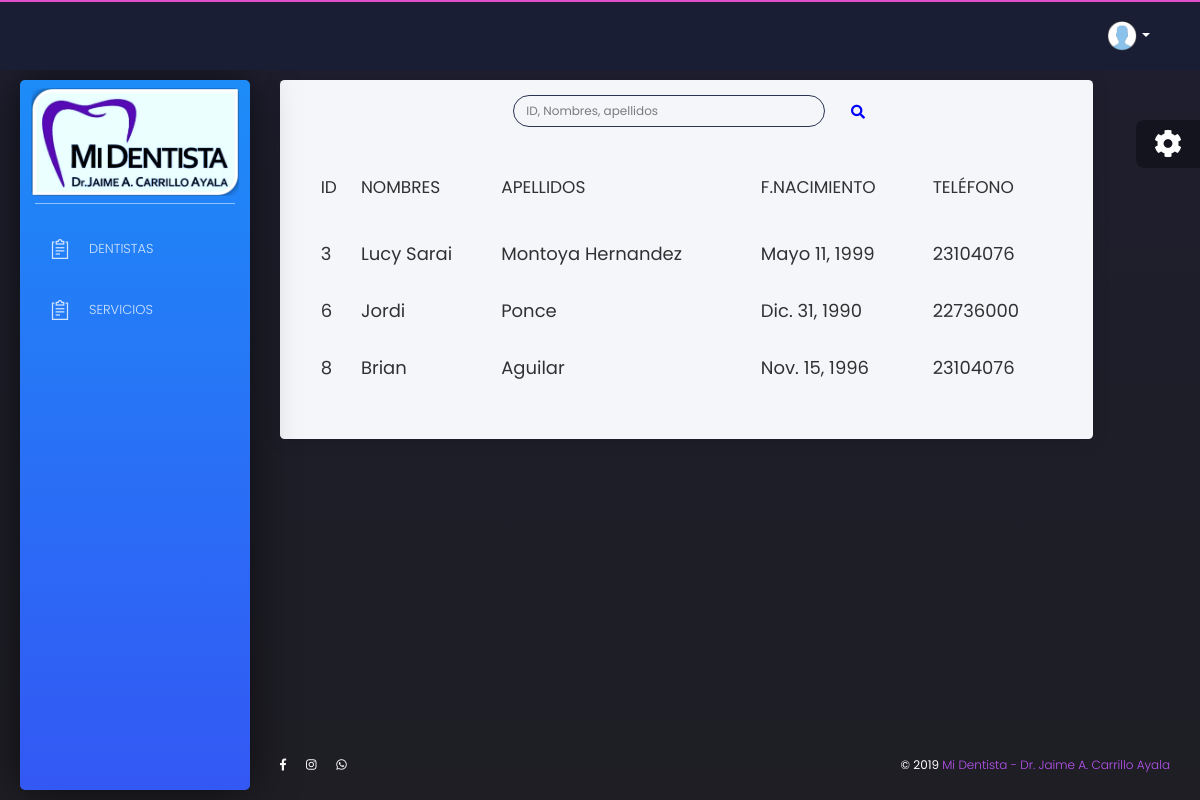
The page /core/pacientes3 on the database as committed earlier.
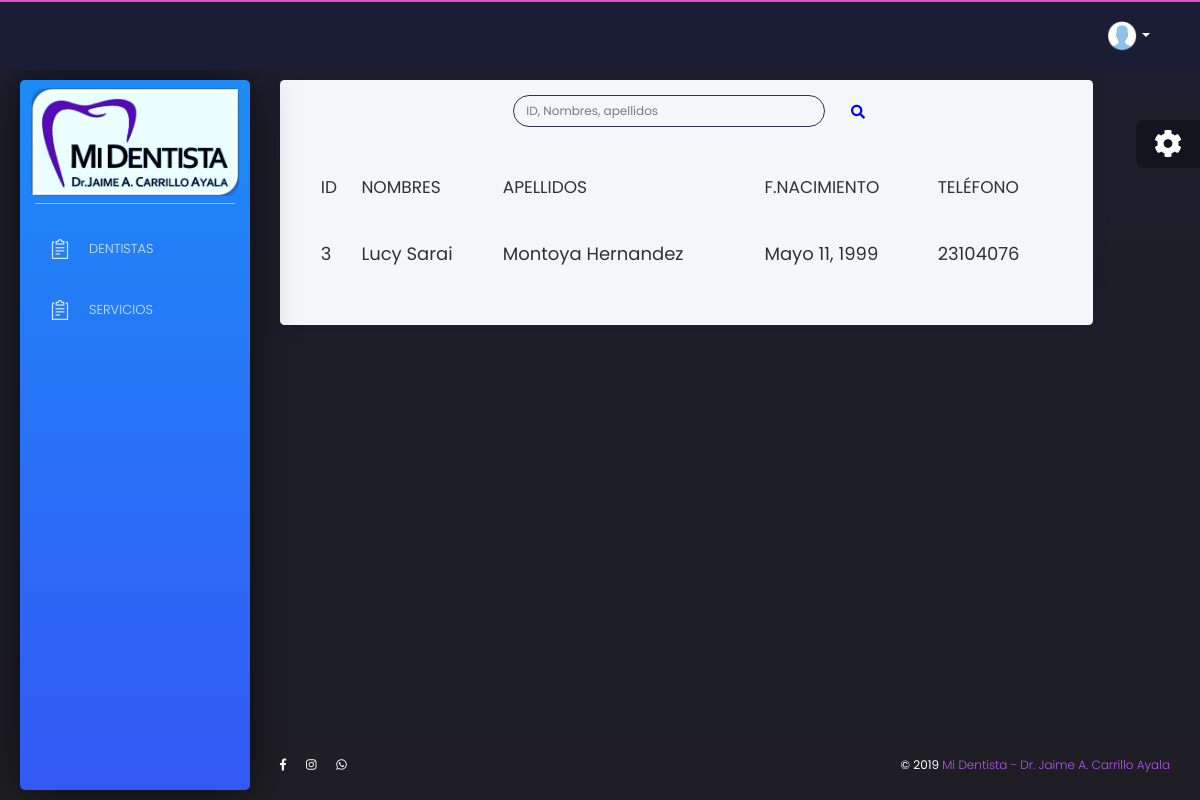
The same page on the database as committed later.
### core/models.py (models this page shows, shortened)
class Paciente(models.Model):
    id = models.AutoField(primary_key=True)
    nombres = models.CharField(max_length=64)
    apellidos = models.CharField(max_length=64)
    nacimiento = models.DateField()
    telefono = models.CharField(max_length=8)
    foto = models.ImageField(upload_to='patient/%Y/%m/%D/', null=True, blank=True)
    edad = models.IntegerField(default=0)
    alergias = models.ManyToManyField(Medicamento,  blank=True)
    correo = models.EmailField(blank=True, null=True)

### core/views.py (the view)
# urls.py: path('pacientes3', PacienteList3.as_view(), name = 'pacientes3'),
class PacienteList3(LoginRequiredMixin, ListView):
    model = Paciente
    template_name = 'core/paciente3_list.html'
    def get_queryset(self):
        busqueda = self.request.GET.get('buscador', '')
        print(busqueda)
        if busqueda:
            queryset = Paciente.objects.filter(nombres__istartswith = busqueda)|Paciente.objects.filter(apellidos__istartswith = busqueda)|Paciente.objects.filter(id__istartswith = busqueda)
            return queryset
        else:
            queryset = Paciente.objects.all()
            return queryset
    def get_context_data(self, **kwargs):
        context = super().get_context_data(**kwargs)
        context['dentista_list'] = Dentista.objects.all()
        return context

### core/templates/core/paciente3_list.html (shortened to what this page needs)
{% extends 'core/base.html' %}
{% load static %}
{% block content %}
<div class="content">
    <div class="row">
        <div class="col-md-11">
			    <div class="card white-content">
            <div class="card-header">
              <div class="row">
                <div class="col-md-3">
                </div>
                <div class="col-md-8">
                  <div class="container">
                    <form class = '' methot = 'get'>
                        <div class = 'row'>
                          <div class = 'col-8 col-lg-8'>
                            <input class="form-control" type="search" name='buscador' id='inputPasword' placeholder='ID, Nombres, apellidos'></button>
                          </div>
                          <div>
                            <button class="btn btn-link" type="submit"><i class="fas fa-search" style= "color:blue"></i></button>
                          </div>
                        </div>
                    </form>
                  </div>
                </div>
                <div class="col-md-3">
                </div>
              </div>
            </div>
				    <div class="card-body">
					    <div class="table-responsive">
                <table class="table tablesorter " id="">
                  <thead class=" text-primary">
                      <th>
                      </th>
                      <th>
                        <h4>Id</h4>
                      </th>
                      <th>
                        <h4>Nombres</h4>
                      </th>
                       <th>
                        <h4>Apellidos</h4>
                      </th>
                       <th>
                        <h4>F.Nacimiento</h4>
                      </th>
                       <th>
                        <h4>Teléfono</h4>
                      </th>
                      <th>
                      </th>
                  </thead>
                  <tbody>
                    {% for paciente in paciente_list|dictsort:'id' %}
                      <tr id={{paciente.id}} onMouseOver="ResaltarFila({{paciente.id}});" onMouseOut="RestablecerFila({{paciente.id}}, '')" onClick="CrearEnlace('{% url 'core:expediente' paciente.id|slugify %}');">
                            <td>
                            </td>
                            <td >
                              <p><b><font size="4">{{paciente.id}}</font></b></p>
                            </td>
                            <td >
                              <p><b><font size="4">{{paciente.nombres}}</font></b></p>
                            </td>
                            <td >
                              <p><b><font size="4">{{paciente.apellidos}}</font></b></p>
                            </td>
                            <td >
                              <p><b><font size="4">{{paciente.nacimiento}}</font></b></p>
                            </td>
                            <td >
                              <p><b><font size="4">{{paciente.telefono}}</font></b></p>
                            </td>
							        </tr>
                    {% endfor %}
                  </tbody>
                </table>
				      </div>
			      </div>
	        </div>
	      </div>
      </div>
    </div>
{% endblock %}

### core/templates/core/base.html (shortened to what this page needs)
{% load static %}
<!DOCTYPE html>
<html lang="en">
	<head>
	  <link href="https://use.fontawesome.com/releases/v5.0.6/css/all.css" rel="stylesheet"/>
	  <link href="{% static 'css/nucleo-icons.css' %}" rel="stylesheet" type="text/css"/>
	  <link href="{% static 'css/bootstrap.min.css' %}" rel="stylesheet" type="text/css"/>
	  <link href="{% static 'css/black-dashboard.css' %}" rel="stylesheet" type="text/css"/>
	  <link href="{% static 'demo/demo.css' %}" rel="stylesheet" />
	  <link rel="stylesheet" href="https://cdn.jsdelivr.net/npm/gijgo@1.9.6/css/gijgo.min.css">
	</head>
	<body >
	  <div class="wrapper ">
	    <div class="sidebar" data-color = "blue">
	      <div class="sidebar-wrapper">
	        <div class="logo">
	          <a href="{% url 'home' %}">
	            <img class = "img-responsive" align="cent" src="{% static 'images/logo.png' %}" width="100%" height="100%">
	          </a>
	        </div>
	        <ul class="nav">
			{% if request.user.is_superuser %}
				<li class="nav-item">
					<a class="nav-link collapsed" href="#" data-toggle="collapse" data-target="#collapsePages" aria-expanded="true" aria-controls="collapsePages">
						<i class="tim-icons icon-zoom-split"></i>
						<p><font size=2>Dentistas</font></p>
					</a>
					<div id="collapsePages" class="collapse" aria-labelledby="headingPages" data-parent="#accordionSidebar">
						<div class="py-2 collapse-inner rounded">
							<ul>
								<a href="{% url 'core:nuevousuariod' %}" class="nav-item">
									<i class="tim-icons icon-simple-add"></i>
									<p>Agregar</p>
								</a>
								<a href="{% url 'core:dentistas' 0|slugify%}" class="nav-item">
									<i class="tim-icons icon-pencil"></i>
									<p>Administrar</p>
								</a>
								<a href="{% url 'core:especialidades' %}" class="nav-item">
									<i class="tim-icons icon-puzzle-10"></i>
									<p>Especialidades</p>
								</a>
								</a>
							</ul>
						</div>
					</div>
				</li>
			{% else %}
				<li>
					<a href="{% url 'core:dentistas' 0|slugify%}">
						<i class="tim-icons icon-notes"></i>
						<p><font size=2>Dentistas</font></p>
					</a>
				</li>
			{% endif %}
				{% if request.user.is_superuser %}
					<li class="nav-item">
						<a class="nav-link collapsed" href="#" data-toggle="collapse" data-target="#collapsePages3" aria-expanded="true" aria-controls="collapsePages">
							<i class="tim-icons icon-notes"></i>
							<p><font size=2>Servicios</font></p>
						</a>
						<div id="collapsePages3" class="collapse" aria-labelledby="headingPages" data-parent="#accordionSidebar">
							<div class="py-2 collapse-inner rounded">
								<ul>
									<a href="{% url 'core:nuevotratamiento' %}" class="nav-item">
										<i class="tim-icons icon-simple-add"></i>
										<p>Agregar</p>
									</a>
									<a href="{% url 'core:tratamientos' 0 2|slugify%}" class="nav-item">
										<i class="tim-icons icon-pencil"></i>
										<p>Administrar</p>
									</a>
									<a href="{% url 'core:categorias' %}" class="nav-item">
										<i class="tim-icons icon-molecule-40"></i>
										<p>Categorías</p>
									</a>
									<a href="{% url 'core:medicamentos' %}" class="nav-item">
										<i class="tim-icons icon-atom"></i>
										<p>Medicamentos</p>
									</a>
								</ul>
							</div>
						</div>
					</li>
				{% else %}
					<li>
						<a href="{% url 'core:tratamientos' 0 2|slugify%}">
							<i class="tim-icons icon-notes"></i>
							<p><font size=2>Servicios</font></p>
						</a>
					</li>
				{% endif %}
	        </ul>
	      </div>
	    </div>
	    <div class="main-panel">
          <nav class="navbar navbar-expand-lg navbar-absolute">
            <div class="container-fluid" >
			<div class="collapse navbar-collapse" id="navigation">
				<ul class="navbar-nav ml-auto ">
					<li>
					</li>
					<li class="dropdown nav-item">
						<a href="#" class="dropdown-toggle nav-link" data-toggle="dropdown">
						<div class="photo">
							<img class = "img-responsive" align="cent" src="{% static 'images/login2.png' %}">
						</div>
						<b class="caret d-none d-lg-block d-xl-block"></b>
						</a>
					</li>
				</ul>
			</div>
			</div>
		</nav>
					{% block content %}
					{% endblock content %}
	    <footer class="footer">
	      <div class="container-fluid">
	        <nav>
	          <ul>
	            <li>
					<a href="https://www.facebook.com/midentistaelsalvador/?__tn__=%2Cd%2CP-R&eid=ARBop29_FMMj6s6N8lBk5FJqiYxm9WbhSpn99C4Tgy9ALVqNPkIeceZif4kPst1xxqMN3NhRyeOBp6Ib">
						<i class="fab fa-facebook-f"></i>
					</a>
				</li>
				<li>
					<a href="https://www.instagram.com/midentista_es/?hl=es-la">
						<i class="fab fa-instagram"></i>
					</a>
				</li>
				<li>
					<a href="https://wa.me/50361085407">
						<i class="fab fa-whatsapp"></i>
					</a>
				</li>
	          </ul>
	        </nav>
			<div class="copyright float-right">
            ©
			<a href="https://es-la.facebook.com/midentistaelsalvador/" target="_blank">Mi Dentista - Dr. Jaime A. Carrillo Ayala</a>
          </div>
	      </div>
	    </footer>
	  </div>
	</div>
	<div class="fixed-plugin">
	  <div class="dropdown show-dropdown">
	    <a href="#" data-toggle="dropdown">
	      <i class="fa fa-cog fa-2x"> </i>
	    </a>
	  </div>
	</div>
	</body>
</html>

Rows that differ between the two databases and show on the page:
removed Paciente: id "6", nombres "Jordi", apellidos "Ponce", nacimiento "Dic. 31, 1990", telefono "22736000"
removed Paciente: id "8", nombres "Brian", apellidos "Aguilar", nacimiento "Nov. 15, 1996", telefono "23104076"
